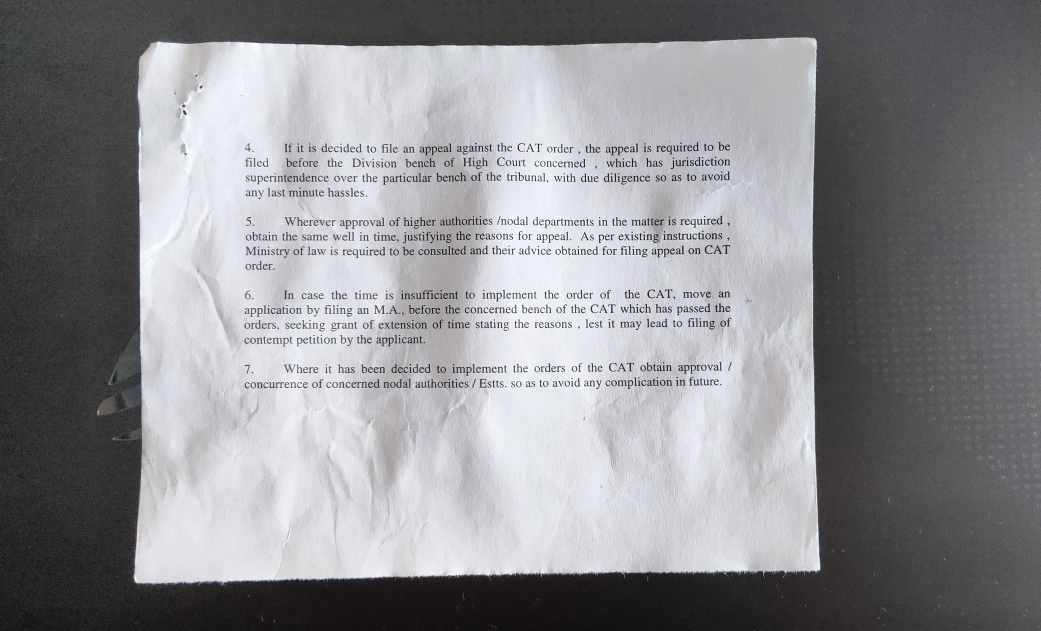
#> input picture OCR/images/IMG2F.jpg, 3121 x 1891 px, found by its file name (shown at 1/3 size); its folder holds only this picture in this run
$ python new_OCR.py
#> lines starting #> are read from the running program, lines starting #| are printed output that depends on the picture; after the words box and inside, x2 and y2 are one past the last pixel; in counts of white or black regions, pixels touching at a corner belong together
from imutils.perspective import four_point_transform
import pytesseract
import argparse
import imutils
import cv2
import re
import os


def ocr(file_to_ocr):
    print(file_to_ocr)
    orig = cv2.imread(file_to_ocr)
#> orig is the input picture: shape (1891, 3121, 3); mean B, G, R 145.7, 142.4, 142.4
    image = orig.copy()
    image = imutils.resize(image, width=500)
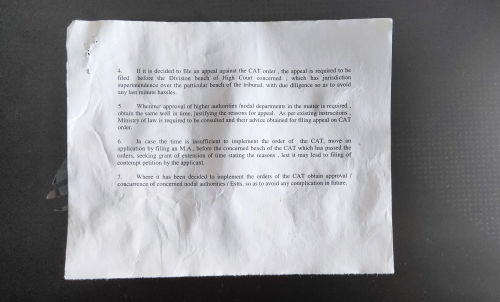
#> image: shape (302, 500, 3); mean B, G, R 145.7, 142.4, 142.4
    ratio = orig.shape[1] / float(image.shape[1])
#> ratio = 6.24

    gray = cv2.cvtColor(image, cv2.COLOR_BGR2GRAY)
    blurred = cv2.GaussianBlur(gray, (5, 5,), 0)
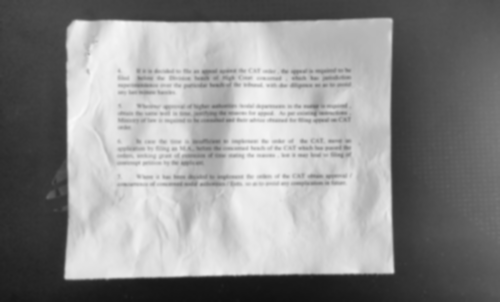
#> blurred: shape (302, 500); min 17, max 248, mean 142.8
    edged = cv2.Canny(blurred, 75, 200)
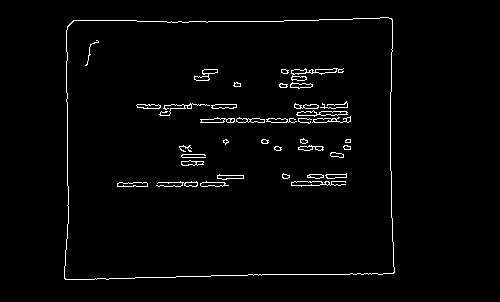
#> edged: shape (302, 500); 2.1% white in thin lines or dots, all inside (x1, y1, x2, y2) = (64, 17, 395, 280)

    cnts = cv2.findContours(edged.copy(), cv2.RETR_EXTERNAL,cv2.CHAIN_APPROX_SIMPLE)
#> cnts = 1 contour; box (x1, y1, x2, y2) and area: (64, 17, 395, 280) 82888
    cnts = imutils.grab_contours(cnts)
    cnts = sorted(cnts, key=cv2.contourArea, reverse=True)

    receiptCnt = None
    for c in cnts:
        peri = cv2.arcLength(c, True)
        approx = cv2.approxPolyDP(c, 0.02 * peri, True)

        if len(approx) == 4:
            receiptCnt = approx
            break
#> this loop made 1 pass
#> (peri, receiptCnt) on pass 1: (1189, [[392, 19], [73, 20], [64, 278], [393, 273]])

    if receiptCnt is None:
        raise Exception(("Could not find receipt outline. " "Try debugging your edge detection and contour steps."))

    receipt = four_point_transform(orig, receiptCnt.reshape(4, 2) * ratio)
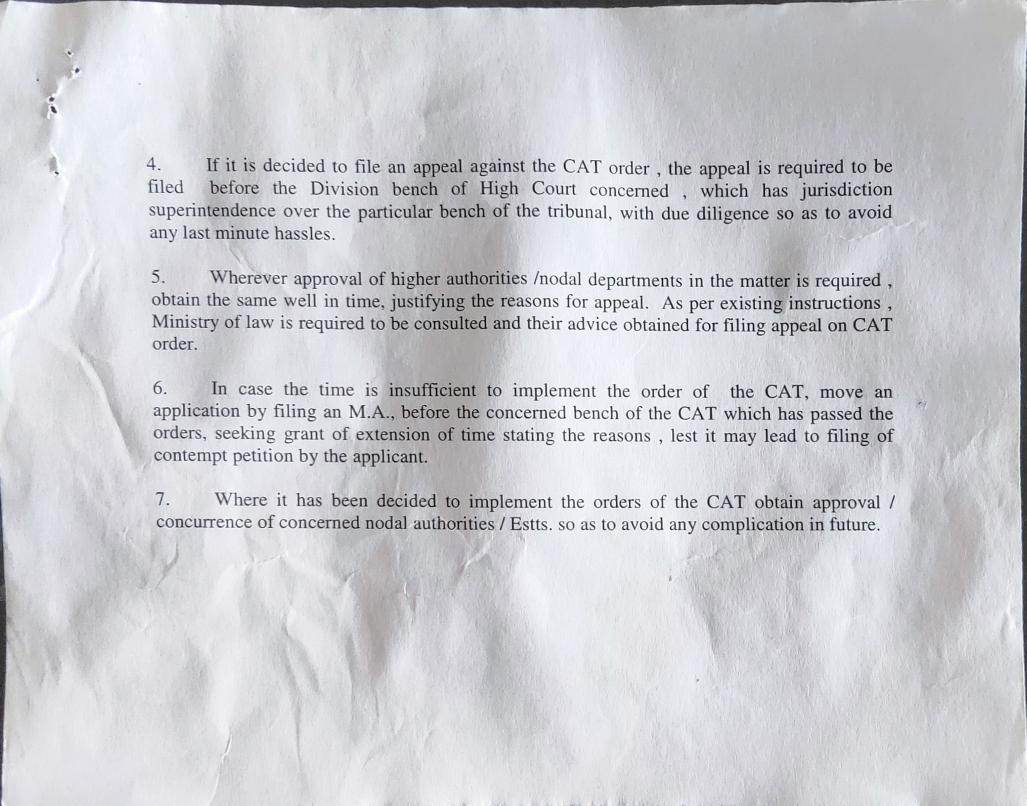
#> receipt: shape (1611, 2053, 3) (shown at 1/2 size); mean B, G, R 209.3, 204, 203.6

    options = "--psm 4"
    rgb = cv2.cvtColor(receipt, cv2.COLOR_BGR2RGB)
#> (the run stopped early here; a loop or call above may not have finished)
